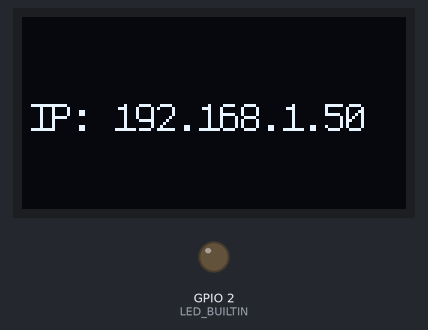
This program was run on a simulated ESP32. On the bench: 128×64 one-colour display, output pins drawn as LEDs (lit = HIGH). WiFi joins after 1.5 s; servers stay silent unless stated; storage starts empty; what the program prints to the serial monitor is not drawn.

Above: at 2.4 s.

The program:

main.cpp
```cpp
#include <network.h>
#include <screen.h>

#define OLED_CLOCK  15
#define OLED_DATA   4
#define OLED_RESET  16

// Set LED Pin
#define LED_PIN  5

void setup(){
  // Serial port for debugging purposes
  Serial.begin(115200);
  pinMode(LED_BUILTIN, OUTPUT);

  init_network();
  init_screen();

  // might init led info here?
}

void loop(){
  for (;;) {
    static unsigned long msLastUpdate = millis();
    if (millis() - msLastUpdate > 250) {
      draw_screen(WiFi.localIP().toString());
    }
  }
}
```

network.h
```cpp
#ifndef NETWORK_H
#define NETWORK_H

#include <WiFi.h>
#include <ESPAsyncWebServer.h>
#include <SPIFFS.h>

String processor(const String& var);

void init_network();

#endif
```

screen.h
```cpp
#ifndef SCREEN_H
#define SCREEN_H

#include <U8g2lib.h>

void init_screen();
void draw_screen(String ipAddr);

#endif
```

network.cpp
```cpp
#include <network.h>

// Stores LED state
String ledState;

// Replace with your network credentials
const char* ssid = "Diamond Home 2";
const char* password = "";

// Replaces placeholder with LED state value
// This sends data back to the webserver so we can see what happening on the hardware via the web interface
String processor(const String& var) {
  Serial.println(var);
  if(var == "STATE"){
    if(digitalRead(LED_BUILTIN)){
      ledState = "ON";
    }
    else{
      ledState = "OFF";
    }
    Serial.print(ledState);
    return ledState;
  }
  return String();
}

void init_network() {
  // Create AsyncWebServer object on port 80
  AsyncWebServer server(80);

  // static IP setup
  IPAddress local_IP(192,168,1,100);
  IPAddress gateway(192,168,1,254);
  IPAddress subnet(255,255,0,0);

  // Initialize SPIFFS to access html content
  if(!SPIFFS.begin(true)){
    Serial.println("[ Error ] An Error has occurred while mounting SPIFFS");
    return;
  }

  // Connect to Wi-Fi
  WiFi.begin(ssid, password);
  while (WiFi.status() != WL_CONNECTED) {
    delay(1000);
    Serial.println("[ INFO ] Connecting to WiFi...");
  }

  // setting a static IP address so we wont have to guess what IP it has been assigned
  if (!WiFi.config(local_IP, gateway, subnet)) {
    Serial.println("[ ERROR ] STA Failed to configure!");
  } else {
    Serial.printf("[ INFO ] Connected to wifi!\n IP: %s", WiFi.localIP().toString().c_str());
  }

  // Route for root / web page
  server.on("/", HTTP_GET, [](AsyncWebServerRequest *request){
    request->send(SPIFFS, "/index.html", String(), false, processor);
  });

  // Route to load style.css file
  server.on("/style.css", HTTP_GET, [](AsyncWebServerRequest *request){
    request->send(SPIFFS, "/style.css", "text/css");
  });

  // Route to set GPIO to HIGH
  server.on("/on", HTTP_GET, [](AsyncWebServerRequest *request){
    digitalWrite(LED_BUILTIN, HIGH);
    request->send(SPIFFS, "/index.html", String(), false, processor);
  });

  // Route to set GPIO to LOW
  server.on("/off", HTTP_GET, [](AsyncWebServerRequest *request){
    digitalWrite(LED_BUILTIN, LOW);
    request->send(SPIFFS, "/index.html", String(), false, processor);
  });

  // Start server
  server.begin();
}
```

screen.cpp
```cpp
#include <screen.h>
#include <network.h>

#define OLED_WIDTH  OLED.getWidth()
#define OLED_HEIGHT OLED.getHeight()
#define OLED_RESET 16
#define OLED_CLOCK 15
#define OLED_DATA 4

uint16_t g_lineHeight = 0;

U8G2_SSD1306_128X64_NONAME_F_HW_I2C OLED(U8G2_R2, OLED_RESET, OLED_CLOCK, OLED_DATA);

void init_screen() {
  OLED.begin();
  OLED.clear();
  OLED.setFont(u8g2_font_profont15_tf);
  OLED.drawFrame(0, 0, OLED_WIDTH, OLED_HEIGHT);

  g_lineHeight = OLED.getFontAscent() - OLED.getFontDescent();
}

void draw_screen(String ipAddr) {
  OLED.clearBuffer();
  OLED.home();

  OLED.setCursor(3, g_lineHeight * 3 + 2);
  OLED.printf("IP: %s", ipAddr.c_str());

  OLED.sendBuffer();
}
```
